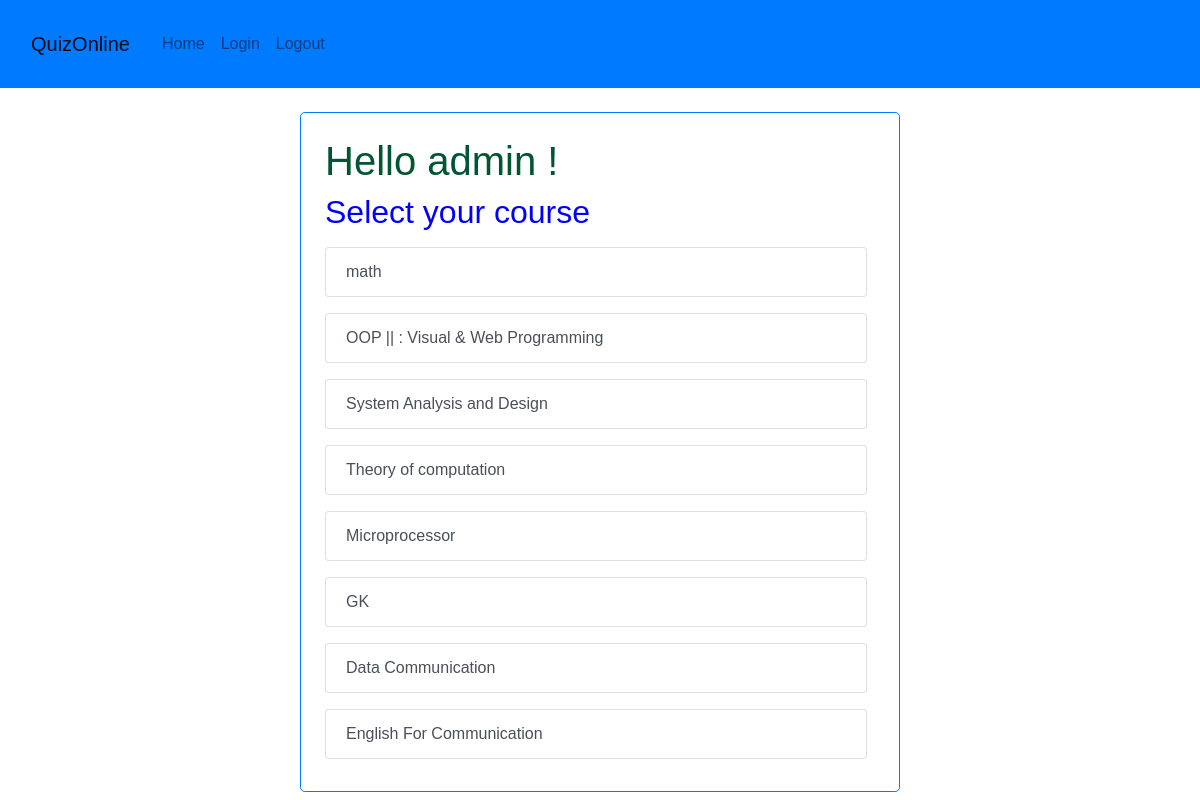
Screenshot of / (signed in) with the database file from the repository.
### questions/models.py (models this page shows, shortened)
class Course(models.Model):
    course_name = models.CharField(max_length=100)

### questions/views.py (the view)
# urls.py: path('', home, name="home"),
@login_required(login_url='/accounts/login')
def home(request):
    courses = Course.objects.all()
    context = {'courses': courses}
    return render(request, 'home.html', context)

### templates/home.html (shortened to what this page needs)
{% extends 'base.html' %}
{% load static %}
        {% block content %}
        <h1>
            Hello {{ user.username }} !
        </h1>
        <h2>
            Select your course
        </h2>
            {% for course in courses %}
                <div class = "list-group">
                    <a href="/{{course.id}}"  class="list-group-item list-group-item-action">{{ course.course_name }}</a>
                </div>
            {% endfor %}
        {% endblock %}

### static/styles.css (style rules this page uses)
* { box-sizing: border-box; color: blue; }
body { margin: 0; font-family: Arial, Helvetica, sans-serif; background-color: white; }
h1 { color: #005532; }
form, div { padding: 8px; }

### rows the page displays
Course: course_name "math"
Course: course_name "OOP || : Visual & Web Programming"
Course: course_name "System Analysis and Design"
Course: course_name "Theory of computation"
Course: course_name "Microprocessor"
Course: course_name "GK"
Course: course_name "Data Communication"
Course: course_name "English For Communication"

### other values shown
{{ user.username }} "admin"
